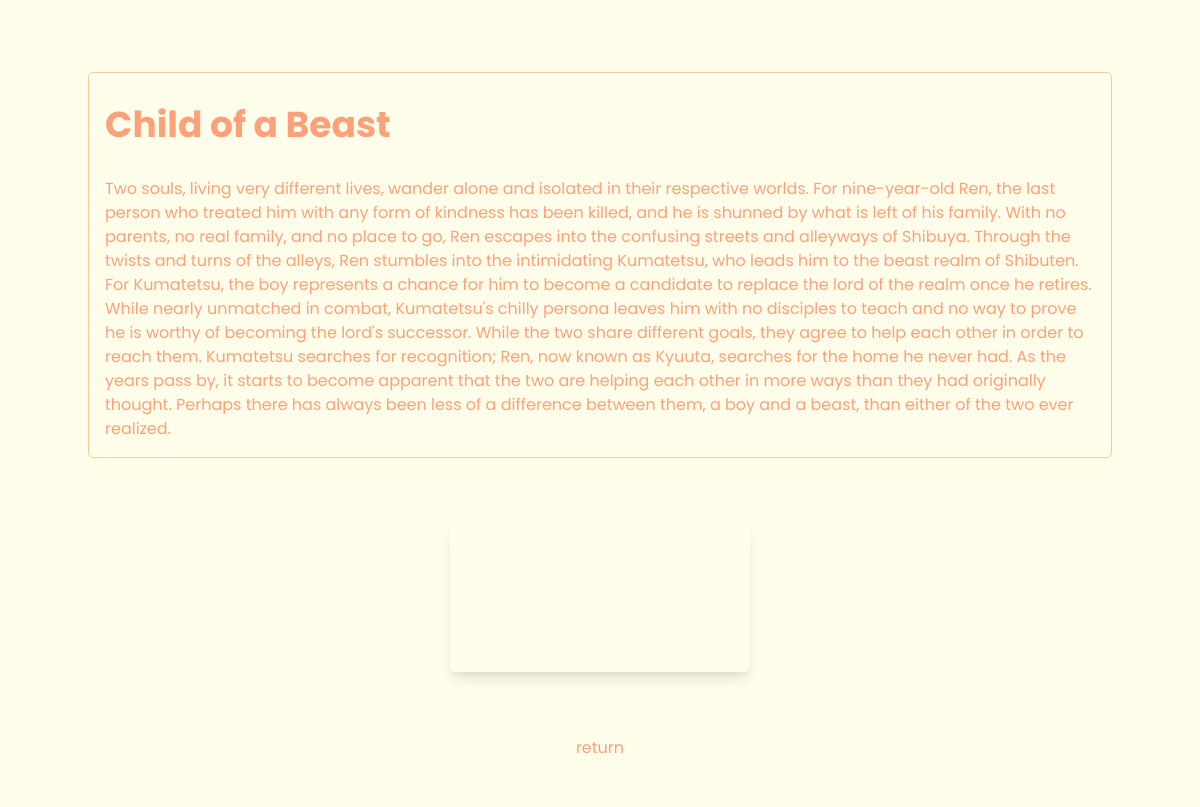
Screenshot of /watch/5 with the database file from the repository.
### tables this page shows
CREATE TABLE movies (
            id INTEGER PRIMARY KEY AUTOINCREMENT,
            title TEXT NOT NULL,
            banner TEXT NOT NULL,
            video_url TEXT NOT NULL,
            poster TEXT NOT NULL
        , views INTEGER DEFAULT 0, description TEXT);

### app.py (the view)
@app.route('/watch/<int:movie_id>')
def watch(movie_id):
    conn = get_db_connection()
    conn.execute('UPDATE movies SET views = views + 1 WHERE id = ?', (movie_id,))
    conn.commit()
    logger.info(f'Views increased for movie ID {movie_id}.')
    movie = conn.execute('SELECT * FROM movies WHERE id = ?', (movie_id,)).fetchone()
    conn.close()
    if movie is not None:
        return render_template('watch.html', title=f'{movie["title"]} | Anime Besu', meta_description=f'Watch {movie["title"]} anime movie online for free.', movie=movie)
    else:
        return redirect(url_for('index'))

### app.py (called while the page is built)
def get_db_connection():
    conn = sqlite3.connect('anime_movies.db')
    conn.row_factory = sqlite3.Row
    return conn

### templates/watch.html (shortened to what this page needs)
<!DOCTYPE html>
<html lang="en">
<head>
    <link href="https://cdn.plyr.io/3.6.2/plyr.css" rel="stylesheet">
    <link href="https://cdn.jsdelivr.net/npm/tailwindcss@2.2.16/dist/tailwind.min.css" rel="stylesheet">
    <link rel="stylesheet" href="{{ url_for('static', filename='style.css') }}">
    <link rel="stylesheet" href="{{ url_for('static', filename='theme.css') }}">
</head>
<body class="text-gray-700">
    <div class="flex flex-col content-center justify-center min-h-screen relative">
        <div class="flex justify-center">
            <div class="p-4 pt-0 m-8 sm:max-w-screen-sm md:max-w-screen-md lg:max-w-screen-lg xl:max-w-screen-xl movie block rounded-lg overflow-hidden hover:shadow-xl transition-shadow duration-200 ease-in h-full flex flex-col">
                <h1 class="text-4xl font-bold my-8 main-text">{{ movie.title }}</h1>
                <p class="main-text">{{ movie.description }}</p>
            </div>
        </div>
        <div class="flex justify-center">
            <div
                class="m-8 overflow-hidden sm:max-w-screen-sm md:max-w-screen-md lg:max-w-screen-lg xl:max-w-screen-xl flex justify-center rounded-md shadow-lg">
                <video id="player" poster="{{ movie.poster }}"></video>
            </div>
        </div>
        <div class="text-center mt-8">
            <a href="{{ url_for('index') }}" class="footer-text main-text pb-12">return</a>
        </div>
    </div>
</body>
</html>

### static/style.css (style rules this page uses)
body { font-family: "Poppins", sans-serif; background-color: var(--main-background-color); }
.main-text, .card-text { background: var(--accent-color); -webkit-background-clip: text; background-clip: text; -webkit-text-fill-color: transparent; }
.footer-text { text-decoration: none; text-align: center; margin: 20px; color: var(--accent-color); }
.movie { border: 1px solid var(--border-color); border-radius: 5px; background-color: var(--main-background-color); }
:root { --plyr-color-main: var(--accent-color); }

### static/theme.css (style rules this page uses)
:root { --main-background-color: #fefeeb; --accent-color: #fda17b; --border-color: #f8cb9b; }

### rows the page displays
movies: title "Child of a Beast", description "Two souls, living very different lives, wander alone and isolated in their respective worlds. For nine-year-old Ren, the last person who treated him with any form of kindness has been killed, and he is shunned by what is left of his family. With no parents, no real family, and no place to go, Ren escapes into the confusing streets and alleyways of Shibuya. Through the twists and turns of the alleys, Ren stumbles into the intimidating Kumatetsu, who leads him to the beast realm of Shibuten. For Kumatetsu, the boy represents a chance for him to become a candidate to replace the lord of the realm once he retires. While nearly unmatched in combat, Kumatetsu's chilly persona leaves him with no…"
